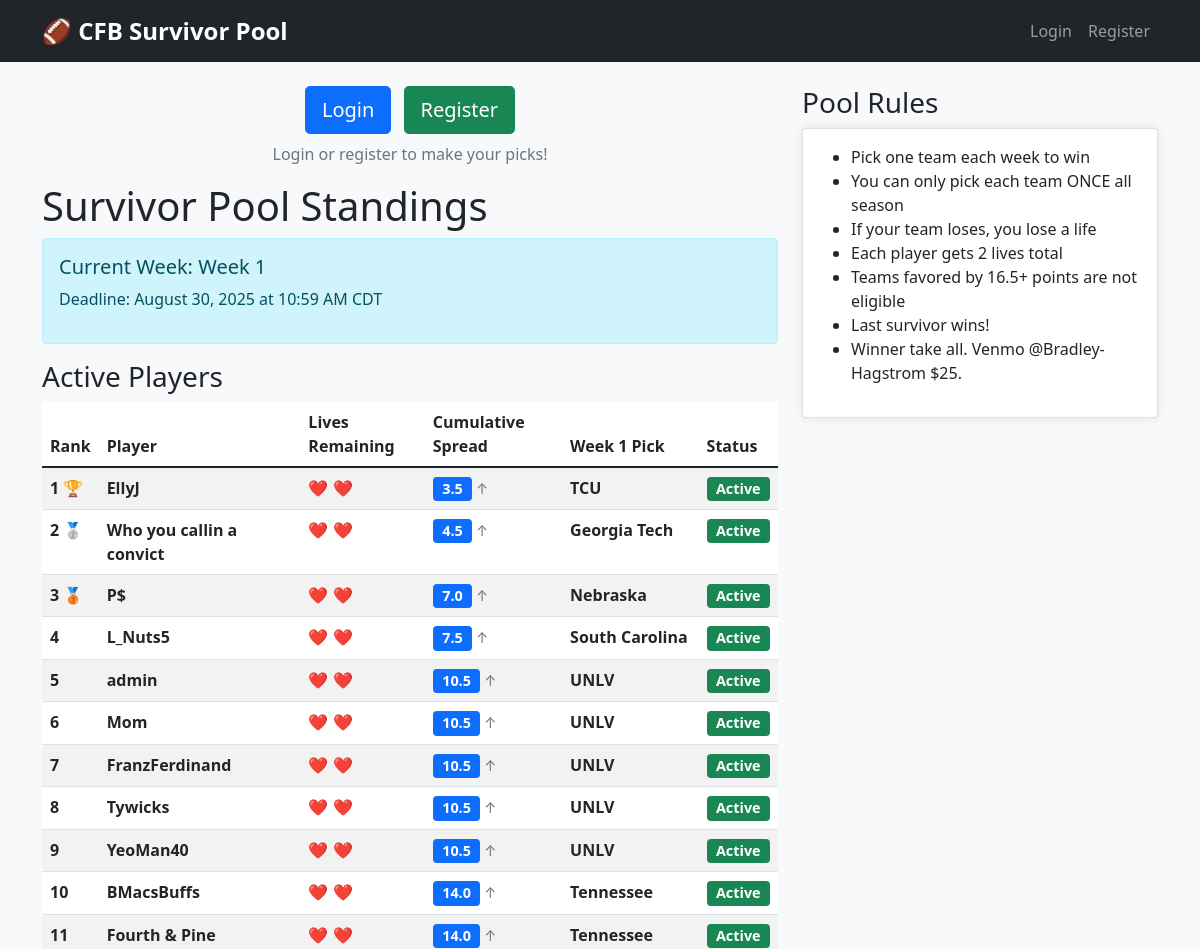
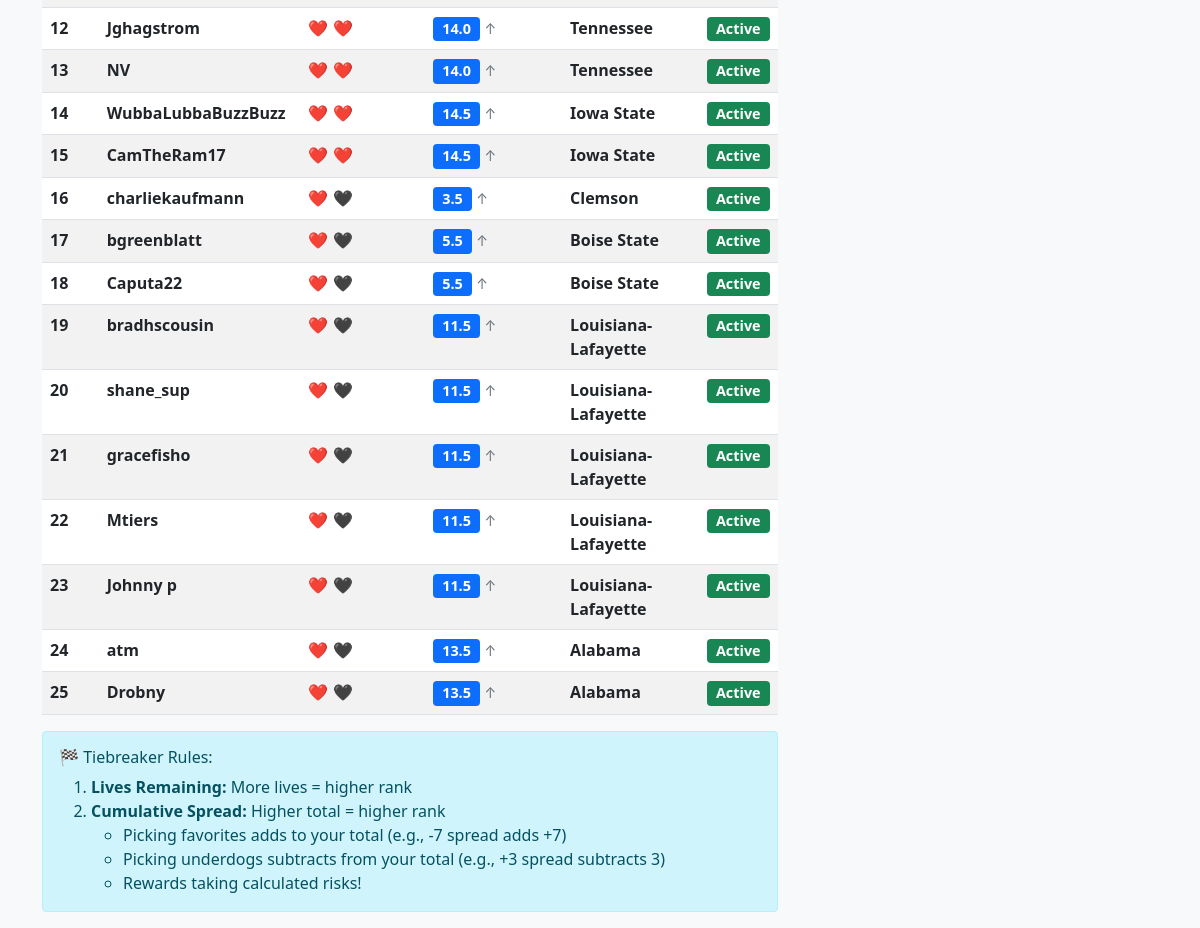
The page / on the database its author committed (2 pictures, top to bottom).
### models.py (models this page shows, shortened)
class Week(db.Model):
    id = db.Column(db.Integer, primary_key=True)
    week_number = db.Column(db.Integer, unique=True, nullable=False)
    start_date = db.Column(db.DateTime, nullable=False)
    deadline = db.Column(db.DateTime, nullable=False)  # When picks lock
    is_active = db.Column(db.Boolean, default=False)  # Current week flag
    is_complete = db.Column(db.Boolean, default=False)  # Week results finalized

class User(UserMixin, db.Model):
    id = db.Column(db.Integer, primary_key=True)
    username = db.Column(db.String(80), unique=True, nullable=False)
    email = db.Column(db.String(120), unique=True, nullable=False)
    password = db.Column(db.String(200), nullable=False)
    lives_remaining = db.Column(db.Integer, default=2)
    is_eliminated = db.Column(db.Boolean, default=False)
    has_paid = db.Column(db.Boolean, default=False)
    cumulative_spread = db.Column(db.Float, default=0.0)
    picks = db.relationship('Pick', backref='user', lazy=True)
    def calculate_cumulative_spread(self):
        total = 0.0
        for pick in self.picks:
            if not is_past_deadline(pick.week.deadline):
                continue
            game = Game.query.filter_by(week_id=pick.week_id).filter(
                db.or_(Game.home_team_id == pick.team_id,
                Game.away_team_id == pick.team_id)
            ).first()
            if game:
                if pick.team_id == game.home_team_id:
                    team_spread = game.home_team_spread
                else:  # Away team
                    team_spread = -game.home_team_spread
                if team_spread < 0:  # Favorite
                    total += abs(team_spread)
                else:  # Underdog
                    total -= team_spread
        self.cumulative_spread = total
        return total

class Team(db.Model):
    id = db.Column(db.Integer, primary_key=True)
    name = db.Column(db.String(100), unique=True, nullable=False)
    conference = db.Column(db.String(50))  # Optional: SEC, Big Ten, etc.

### app.py (the view)
@app.route('/')
def index():
    check_and_process_autopicks()
    current_week = Week.query.filter_by(is_active=True).first()
    user_pick = None
    if current_week and current_user.is_authenticated:
        user_pick = Pick.query.filter_by(
            user_id=current_user.id,
            week_id=current_week.id
        ).first()
    week_picks = {}
    show_picks = False
    if current_week:
        current_week.deadline = make_aware(current_week.deadline)
        show_picks = deadline_has_passed(current_week.deadline)
        if show_picks:
            all_picks = Pick.query.filter_by(week_id=current_week.id).all()
            for pick in all_picks:
                week_picks[pick.user_id] = pick.team.name
    all_users = User.query.all()
    for user in all_users:
        user.calculate_cumulative_spread()
    db.session.commit()
    users = User.query.filter_by(is_eliminated=False).order_by(
        User.lives_remaining.desc(),
        User.cumulative_spread.asc()  # Changed from desc to asc
    ).all()
    eliminated_users = User.query.filter_by(is_eliminated=True).all()
    return render_template('index.html',
                         current_week=current_week,
                         user_pick=user_pick,
                         users=users,
                         eliminated_users=eliminated_users,
                         week_picks=week_picks,  # Add this
                         show_picks=show_picks,  # Add this
                         format_deadline=format_deadline,
                         timezone=POOL_TZ_NAME)

### app.py (called while the page is built)
@app.context_processor
def inject_timezone_functions():
    return {
        'format_deadline': format_deadline,
        'to_pool_time': to_pool_time,
        'get_current_time': get_current_time,
        'timezone': POOL_TZ_NAME
    }

def check_and_process_autopicks():
    weeks = Week.query.filter_by(is_complete=False).all()
    results = []
    for week in weeks:
        week.deadline = make_aware(week.deadline)
        if deadline_has_passed(week.deadline):
            result = process_autopicks(week.id)
            if result["processed"] and result["autopicks"] > 0:
                results.append(f"Week {week.week_number}: {result['autopicks']} auto-picks made")
    return results

### datetime_utils.py (called while the page is built)
def get_chicago_time():
    return datetime.now(CHICAGO_TZ)

def make_chicago_aware(dt):
    if dt is None:
        return None
    if dt.tzinfo is None:
        return CHICAGO_TZ.localize(dt)
    return dt.astimezone(CHICAGO_TZ)

def is_past_deadline(deadline):
    deadline_chicago = make_chicago_aware(deadline)
    current_chicago = get_chicago_time()
    return current_chicago > deadline_chicago

### timezone_utils.py (called while the page is built)
def get_current_time():
    return datetime.now(POOL_TZ)

def make_aware(dt, tz=POOL_TZ):
    if dt is None:
        return None
    if dt.tzinfo is None:
        return tz.localize(dt)
    return dt

def deadline_has_passed(deadline):
    deadline_aware = make_aware(deadline)
    current = get_current_time()
    return current > deadline_aware

def format_deadline(deadline):
    import pytz
    if deadline is None:
        return 'TBD'
    chicago_tz = pytz.timezone('America/Chicago')
    if deadline.tzinfo is not None:
        deadline_chicago = deadline.astimezone(chicago_tz)
    else:
        deadline_chicago = chicago_tz.localize(deadline)
    return deadline_chicago.strftime('%B %d, %Y at %I:%M %p %Z')

### templates/index.html (shortened to what this page needs)
{% extends "base.html" %}
{% block content %}
<div class="row">
    <div class="col-md-8">
        {% if not current_user.is_authenticated %}
        <div class="text-center mb-3">
            <a href="{{ url_for('login') }}" class="btn btn-primary btn-lg me-2">Login</a>
            <a href="{{ url_for('register') }}" class="btn btn-success btn-lg">Register</a>
            <p class="mt-2 text-muted">Login or register to make your picks!</p>
        </div>
        {% endif %}
        <h1>Survivor Pool Standings</h1>
       {% if current_week %}
    <div class="alert alert-info">
        <h5>Current Week: Week {{ current_week.week_number }}</h5>
        <p>Deadline: {{ format_deadline(current_week.deadline) }}</p>
    </div>
{% endif %}
<h3>Active Players</h3>
<table class="table table-striped">
    <thead>
        <tr>
            <th>Rank</th>
            <th>Player</th>
            <th>Lives Remaining</th>
            <th>Cumulative Spread</th>
            {% if current_week %}
            <th>Week {{ current_week.week_number }} Pick</th>
            {% endif %}
            <th>Status</th>
        </tr>
    </thead>
    <tbody>
        {% for user in users %}
        <tr {% if current_user.is_authenticated and user.id == current_user.id %}class="table-info"{% endif %}>
            <td>
                <strong>{{ loop.index }}</strong>
                {% if loop.index == 1 %}
                    🏆
                {% elif loop.index == 2 %}
                    🥈
                {% elif loop.index == 3 %}
                    🥉
                {% endif %}
            </td>
            <td>
                <strong>{{ user.username }}</strong>
            </td>
            <td>
                {% for i in range(user.lives_remaining) %}
                    ❤️
                {% endfor %}
                {% for i in range(2 - user.lives_remaining) %}
                    🖤
                {% endfor %}
            </td>
            <td>
                <span class="badge bg-primary">{{ "%.1f"|format(user.cumulative_spread) }}</span>
                <small class="text-muted" title="Higher is better - rewards picking favorites">
                    {% if user.cumulative_spread > 0 %}
                        ↑
                    {% elif user.cumulative_spread < 0 %}
                        ↓
                    {% else %}
                        -
                    {% endif %}
                </small>
            </td>
            {% if current_week %}
            <td>
                {% if show_picks %}
                    {% if user.id in week_picks %}
                        <strong>{{ week_picks[user.id] }}</strong>
                    {% else %}
                        <span class="text-muted">No Pick</span>
                    {% endif %}
                {% else %}
                    <span class="text-muted">
                        <em>Hidden until {{ format_deadline(current_week.deadline) }}</em>
                    </span>
                {% endif %}
            </td>
            {% endif %}
            <td><span class="badge bg-success">Active</span></td>
        </tr>
        {% endfor %}
    </tbody>
</table>
<div class="alert alert-info mt-3">
    <h6>🏁 Tiebreaker Rules:</h6>
    <ol class="mb-0">
        <li><strong>Lives Remaining:</strong> More lives = higher rank</li>
        <li><strong>Cumulative Spread:</strong> Higher total = higher rank
            <ul>
                <li>Picking favorites adds to your total (e.g., -7 spread adds +7)</li>
                <li>Picking underdogs subtracts from your total (e.g., +3 spread subtracts 3)</li>
                <li>Rewards taking calculated risks!</li>
            </ul>
        </li>
    </ol>
</div>
    </div>
    <div class="col-md-4">
        <h3>Pool Rules</h3>
        <div class="card">
            <div class="card-body">
                <ul>
                    <li>Pick one team each week to win</li>
                    <li>You can only pick each team ONCE all season</li>
                    <li>If your team loses, you lose a life</li>
                    <li>Each player gets 2 lives total</li>
                    <li>Teams favored by 16.5+ points are not eligible</li>
                    <li>Last survivor wins!</li>
                    <li>Winner take all. Venmo @Bradley-Hagstrom $25.</li>
                </ul>
            </div>
        </div>
    </div>
</div>
{% endblock %}

### templates/base.html (shortened to what this page needs)
<!DOCTYPE html>
<html lang="en">
<head>
    <link href="https://cdn.jsdelivr.net/npm/bootstrap@5.1.3/dist/css/bootstrap.min.css" rel="stylesheet">
    <link rel="stylesheet" href="{{ url_for('static', filename='style.css') }}">
</head>
<body>
    <nav class="navbar navbar-expand-lg navbar-dark bg-dark">
        <div class="container">
            <a class="navbar-brand" href="{{ url_for('index') }}">🏈 CFB Survivor Pool</a>
            <div class="collapse navbar-collapse" id="navbarNav">
    <ul class="navbar-nav ms-auto">
    {% if current_user.is_authenticated %}
        <li class="nav-item">
            <a class="nav-link" href="{{ url_for('index') }}">Standings</a>
        </li>
        <li class="nav-item">
            <a class="nav-link" href="{{ url_for('weekly_results') }}">Weekly Results</a>
        </li>
        {% if current_user.username in ['admin', 'commissioner'] %}
                <li class="nav-item">
                    <a class="nav-link text-warning" href="{{ url_for('admin_dashboard') }}">
                        ⚙️ Admin
                    </a>
                </li>
            {% endif %}
<li class="nav-item dropdown">
    <a class="nav-link dropdown-toggle" href="#" id="userDropdown"
       role="button" data-bs-toggle="dropdown" aria-expanded="false">
        Welcome, {{ current_user.display_name }}!
        (Lives: {{ current_user.lives_remaining }})
    </a>
    <ul class="dropdown-menu dropdown-menu-end" aria-labelledby="userDropdown">
        <li>
            <a class="dropdown-item" href="{{ url_for('my_picks') }}">
                📋 My Picks & Strategy
            </a>
        </li>
        <li>
            <a class="dropdown-item" href="{{ url_for('change_password') }}">
                🔒 Change Password
            </a>
        </li>
        <li><hr class="dropdown-divider"></li>
        <li>
            <a class="dropdown-item" href="{{ url_for('logout') }}">
                🚪 Logout
            </a>
        </li>
    </ul>
</li>
        {% else %}
            <li class="nav-item">
                <a class="nav-link" href="{{ url_for('login') }}">Login</a>
            </li>
            <li class="nav-item">
                <a class="nav-link" href="{{ url_for('register') }}">Register</a>
            </li>
        {% endif %}
    </ul>
</div>
        </div>
    </nav>
    <div class="container mt-4">
        {% block content %}{% endblock %}
    </div>
</body>
</html>

### static/style.css (style rules this page uses)
body { background-color: #f8f9fa; }
.navbar-brand { font-size: 1.5rem; font-weight: bold; }
.card { box-shadow: 0 0 10px rgba(0,0,0,0.1); margin-bottom: 20px; }
.table { background-color: white; }
.badge { font-size: 0.9rem; }

### rows shown on the page
Week: week_number "1", deadline "August 30, 2025 at 10:59 AM CDT"
User: username "EllyJ", lives_remaining 2 (drawn), cumulative_spread "3.5"
Team: name "TCU"
User: username "Who you callin a convict", lives_remaining 2 (drawn), cumulative_spread "4.5"
Team: name "Georgia Tech"
User: username "P$", lives_remaining 2 (drawn), cumulative_spread "7.0"
Team: name "Nebraska"
User: username "L_Nuts5", lives_remaining 2 (drawn), cumulative_spread "7.5"
Team: name "South Carolina"
User: username "admin", lives_remaining 2 (drawn), cumulative_spread "10.5"
Team: name "UNLV"
User: username "Mom", lives_remaining 2 (drawn), cumulative_spread "10.5"
User: username "FranzFerdinand", lives_remaining 2 (drawn), cumulative_spread "10.5"
User: username "Tywicks", lives_remaining 2 (drawn), cumulative_spread "10.5"
User: username "YeoMan40", lives_remaining 2 (drawn), cumulative_spread "10.5"
User: username "BMacsBuffs", lives_remaining 2 (drawn), cumulative_spread "14.0"
Team: name "Tennessee"
User: username "Fourth & Pine", lives_remaining 2 (drawn), cumulative_spread "14.0"
User: username "Jghagstrom", lives_remaining 2 (drawn), cumulative_spread "14.0"
User: username "NV", lives_remaining 2 (drawn), cumulative_spread "14.0"
User: username "WubbaLubbaBuzzBuzz", lives_remaining 2 (drawn), cumulative_spread "14.5"
Team: name "Iowa State"
User: username "CamTheRam17", lives_remaining 2 (drawn), cumulative_spread "14.5"
User: username "charliekaufmann", lives_remaining 1 (drawn), cumulative_spread "3.5"
Team: name "Clemson"
User: username "bgreenblatt", lives_remaining 1 (drawn), cumulative_spread "5.5"
Team: name "Boise State"
User: username "Caputa22", lives_remaining 1 (drawn), cumulative_spread "5.5"
User: username "bradhscousin", lives_remaining 1 (drawn), cumulative_spread "11.5"
Team: name "Louisiana-Lafayette"
User: username "shane_sup", lives_remaining 1 (drawn), cumulative_spread "11.5"
User: username "gracefisho", lives_remaining 1 (drawn), cumulative_spread "11.5"
User: username "Mtiers", lives_remaining 1 (drawn), cumulative_spread "11.5"
User: username "Johnny p", lives_remaining 1 (drawn), cumulative_spread "11.5"
User: username "atm", lives_remaining 1 (drawn), cumulative_spread "13.5"
Team: name "Alabama"
User: username "Drobny", lives_remaining 1 (drawn), cumulative_spread "13.5"
